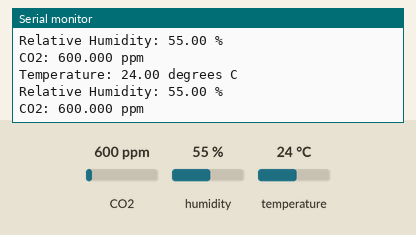
Simulated run of this program. Board: Arduino Nano ESP32. Parts: the last lines printed to the serial monitor. The test bench sets the inputs (shaded band); at power-on: CO2 600 ppm, humidity 55 %, temperature 24 °C.

Above: at 2.8 s.
2.9 s: CO2 set to 452 ppm
At 4.6 s:
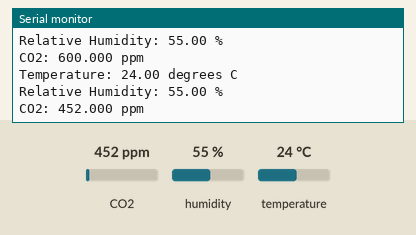
5.6 s: humidity set to 22 %
At 7.4 s:
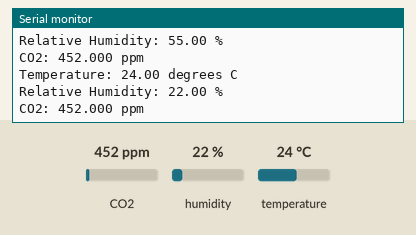
8.3 s: temperature set to 12 °C
At 10.6 s:
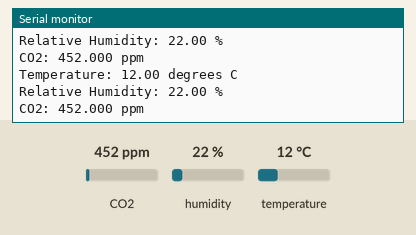

Measured:
- after the input at 2.9 s, the serial monitor: prints a new line after 1.1 s (image 1)
- after the input at 5.6 s, the serial monitor: prints a new line after 0.43 s (image 2)
- after the input at 8.3 s, the serial monitor: prints a new line after 1.7 s (image 3)

The program:

main.cpp
```cpp
#include <Arduino.h>
#include <Adafruit_SCD30.h>

constexpr uint16_t ALTITUDE_OFFSET = 315; // meters above sea level
constexpr uint16_t TEMPERATURE_OFFSET = 400; // 4.00 degree Celsius

Adafruit_SCD30 scd30;

// forward refs
void print_configuration();
bool calibrate(uint16_t, uint16_t);

void setup()
{
    Serial.begin(115200);
    while (!Serial) delay(100); // will pause until serial console opens

    // Try to initialize sensor
    if (!scd30.begin())
    {
        Serial.println(F("Failed to find SCD30 chip"));
        while (true) { delay(1000); }
    }

#if RUN_SENSOR_CALIBRATION == 1
    if (!calibrate(ALTITUDE_OFFSET, TEMPERATURE_OFFSET))
    {
        while (true) { delay(1000); }
    }
#endif

    print_configuration();
}


void loop()
{
    if (scd30.dataReady())
    {
        if (!scd30.read())
        {
            Serial.println(F("Error reading sensor data"));
            return;
        }

        Serial.print(F("Temperature: "));
        Serial.print(scd30.temperature);
        Serial.println(F(" degrees C"));

        Serial.print(F("Relative Humidity: "));
        Serial.print(scd30.relative_humidity);
        Serial.println(F(" %"));

        Serial.print(F("CO2: "));
        Serial.print(scd30.CO2, 3);
        Serial.println(F(" ppm"));
        Serial.println();
    }

    delay(2000);
}

void print_configuration()
{
    Serial.println(F("Sensor Configuration"));
    Serial.println(F("===================="));

    Serial.print(F("Measurement interval: "));
    Serial.print(scd30.getMeasurementInterval());
    Serial.println(F(" seconds"));

    Serial.print(F("Ambient pressure offset: "));
    Serial.print(scd30.getAmbientPressureOffset());
    Serial.println(F(" mBar"));

    Serial.print(F("Altitude offset: "));
    Serial.print(scd30.getAltitudeOffset());
    Serial.println(F(" meters"));

    Serial.print(F("Temperature offset: "));
    Serial.print(static_cast<float>(scd30.getTemperatureOffset()) / 100.0);
    Serial.println(F(" degrees C"));

    Serial.print(F("Forced Recalibration reference: "));
    Serial.print(scd30.getForcedCalibrationReference());
    Serial.println(F(" ppm"));

    if (scd30.selfCalibrationEnabled())
    {
        Serial.println(F("Self calibration enabled"));
    }
    else
    {
        Serial.println(F("Self calibration disabled"));
    }
    Serial.println();
}


bool calibrate(const uint16_t altitude_offset, const uint16_t temperature_offset)
{
    Serial.println(F("Calibration started"));

    /* Set an altitude offset in meters above sea level.
     * Offset value stored in non-volatile memory of SCD30.
     * Setting an altitude offset will override any pressure offset.
     */
    if (!scd30.setAltitudeOffset(altitude_offset))
    {
        Serial.println(F("Failed to set altitude offset"));
        return false;
    }

    /* Set a temperature offset in hundredths of a degree celcius.
     * Offset value stored in non-volatile memory of SCD30.
     */
    if (!scd30.setTemperatureOffset(temperature_offset))
    {
        Serial.println(F("Failed to set temperature offset"));
        return false;
    }

    /* Enable or disable automatic self calibration (ASC).
     * Parameter stored in non-volatile memory of SCD30.
     * Enabling self calibration will override any previously set
     * forced calibration value.
     * ASC needs continuous operation with at least 1 hour
     * 400ppm CO2 concentration daily.
     */
    if (!scd30.selfCalibrationEnabled(false))
    {
        Serial.println(F("Failed to enable or disable self calibration"));
        return false;
    }

    /* Force the sensor to recalibrate with the given reference value
     * from 400-2000 ppm. Writing a recalibration reference will overwrite
     * any previous self calibration values.
     * Reference value stored in non-volatile memory of SCD30.
     */
    if (!scd30.forceRecalibrationWithReference(400))
    {
        Serial.println(F("Failed to force recalibration with reference"));
        return false;
    }

    Serial.println(F("Calibration successful"));
    return true;
}
```
